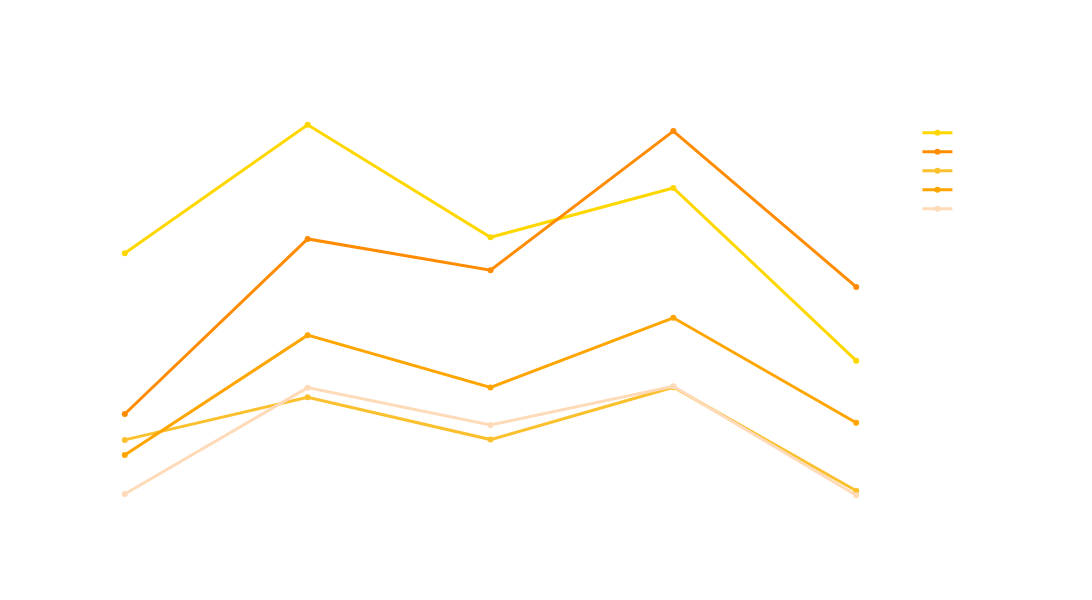

The notebook cell this image was saved under:
### Markdown cell above
#### DATABASE - FOR ALL YEARS

### Code cell
color_sequence = ['#FFD700', '#FF8C00', '#FBC02D', '#FFA500', '#FFDAB9', '#FA8072']

fig = px.line(
    dbw_top5_per_year,
    x='Year',
    y='Count',
    color='DatabaseWorkedWith',
    markers=True,
    title='Top 5 Databases Used Per Year (2020–2024)',
    color_discrete_sequence=color_sequence
)

fig.update_traces(
    textposition='top center',
    textfont_color='black',
    line=dict(width=3)
)

fig.update_layout(
    width=1600,
    height=600,
    plot_bgcolor='rgba(0,0,0,0)',
    paper_bgcolor='rgba(0,0,0,0)',
    font=dict(color='white'),
    legend_title_font=dict(color='white'),
    title_font=dict(color='white'),
    xaxis=dict(title='Year', title_font=dict(color='white'), tickfont=dict(color='white')),
    yaxis=dict(title='Respondent Count', title_font=dict(color='white'), tickfont=dict(color='white'))
)

fig.update_xaxes(showgrid=False)
fig.update_yaxes(showgrid=False)

fig.show()

### Figure 1 — Plotly figure (JSON) as saved in the notebook; plotly's stock layout.template omitted (floating-point values rounded to 4 significant figures)
{"data": [{"hovertemplate": "DatabaseWorkedWith=MySQL<br>Year=%{x}<br>Count=%{y}<extra></extra>", "legendgroup": "MySQL", "line": {"color": "#FFD700", "dash": "solid", "width": 3}, "marker": {"symbol": "circle"}, "mode": "lines+markers", "name": "MySQL", "orientation": "v", "showlegend": true, "textfont": {"color": "black"}, "textposition": "top center", "type": "scatter", "x": ["2020", "2021", "2022", "2023", "2024"], "xaxis": "x", "y": [27559, 35289, 28520, 31489, 21099], "yaxis": "y"}, {"hovertemplate": "DatabaseWorkedWith=PostgreSQL<br>Year=%{x}<br>Count=%{y}<extra></extra>", "legendgroup": "PostgreSQL", "line": {"color": "#FF8C00", "dash": "solid", "width": 3}, "marker": {"symbol": "circle"}, "mode": "lines+markers", "name": "PostgreSQL", "orientation": "v", "showlegend": true, "textfont": {"color": "black"}, "textposition": "top center", "type": "scatter", "x": ["2020", "2021", "2022", "2023", "2024"], "xaxis": "x", "y": [17892, 28424, 26538, 34909, 25536], "yaxis": "y"}, {"hovertemplate": "DatabaseWorkedWith=Microsoft SQL Server<br>Year=%{x}<br>Count=%{y}<extra></extra>", "legendgroup": "Microsoft SQL Server", "line": {"color": "#FBC02D", "dash": "solid", "width": 3}, "marker": {"symbol": "circle"}, "mode": "lines+markers", "name": "Microsoft SQL Server", "orientation": "v", "showlegend": true, "textfont": {"color": "black"}, "textposition": "top center", "type": "scatter", "x": ["2020", "2021", "2022", "2023", "2024"], "xaxis": "x", "y": [16336, 18896, 16355, 19506, 13275], "yaxis": "y"}, {"hovertemplate": "DatabaseWorkedWith=SQLite<br>Year=%{x}<br>Count=%{y}<extra></extra>", "legendgroup": "SQLite", "line": {"color": "#FFA500", "dash": "solid", "width": 3}, "marker": {"symbol": "circle"}, "mode": "lines+markers", "name": "SQLite", "orientation": "v", "showlegend": true, "textfont": {"color": "black"}, "textposition": "top center", "type": "scatter", "x": ["2020", "2021", "2022", "2023", "2024"], "xaxis": "x", "y": [15434, 22634, 19487, 23678, 17365], "yaxis": "y"}, {"hovertemplate": "DatabaseWorkedWith=MongoDB<br>Year=%{x}<br>Count=%{y}<extra></extra>", "legendgroup": "MongoDB", "line": {"color": "#FFDAB9", "dash": "solid", "width": 3}, "marker": {"symbol": "circle"}, "mode": "lines+markers", "name": "MongoDB", "orientation": "v", "showlegend": true, "textfont": {"color": "black"}, "textposition": "top center", "type": "scatter", "x": ["2020", "2021", "2022", "2023", "2024"], "xaxis": "x", "y": [13086, 19479, 17228, 19556, 13007], "yaxis": "y"}], "layout": {"font": {"color": "white"}, "height": 600, "legend": {"title": {"font": {"color": "white"}, "text": "DatabaseWorkedWith"}, "tracegroupgap": 0}, "paper_bgcolor": "rgba(0,0,0,0)", "plot_bgcolor": "rgba(0,0,0,0)", "title": {"font": {"color": "white"}, "text": "Top 5 Databases Used Per Year (2020–2024)"}, "width": 1600, "xaxis": {"anchor": "y", "domain": [0, 1], "showgrid": false, "tickfont": {"color": "white"}, "title": {"font": {"color": "white"}, "text": "Year"}}, "yaxis": {"anchor": "x", "domain": [0, 1], "showgrid": false, "tickfont": {"color": "white"}, "title": {"font": {"color": "white"}, "text": "Respondent Count"}}}}
